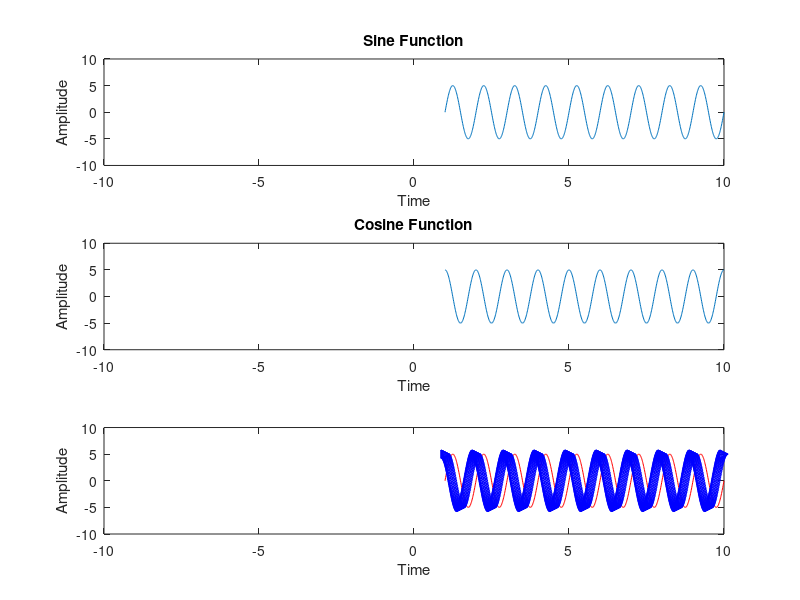

Write the MATLAB code that produced this figure.
clc;
close all;
%% sine function
f=1;
a=5;
t=1:.01:10;
x1=a*sin(2*pi*f*t);
subplot(3,1,1);
plot(t,x1)
axis([-10 10 -10 10]);
xlabel('Time');
ylabel('Amplitude');
title('Sine Function');
%% cosine function
f=1;
a=5;
t=1:.01:10;
x2=a*cos(2*pi*f*t);
subplot(3,1,2);
plot(t,x2)
axis([-10 10 -10 10]);
xlabel('Time');
ylabel('Amplitude');
title('Cosine Function');
%% multiple plot
subplot(3,1,3);
plot(t,x1,'r',t,x2,'b>');
axis([-10 10 -10 10]);
xlabel('Time');
ylabel('Amplitude'); 


